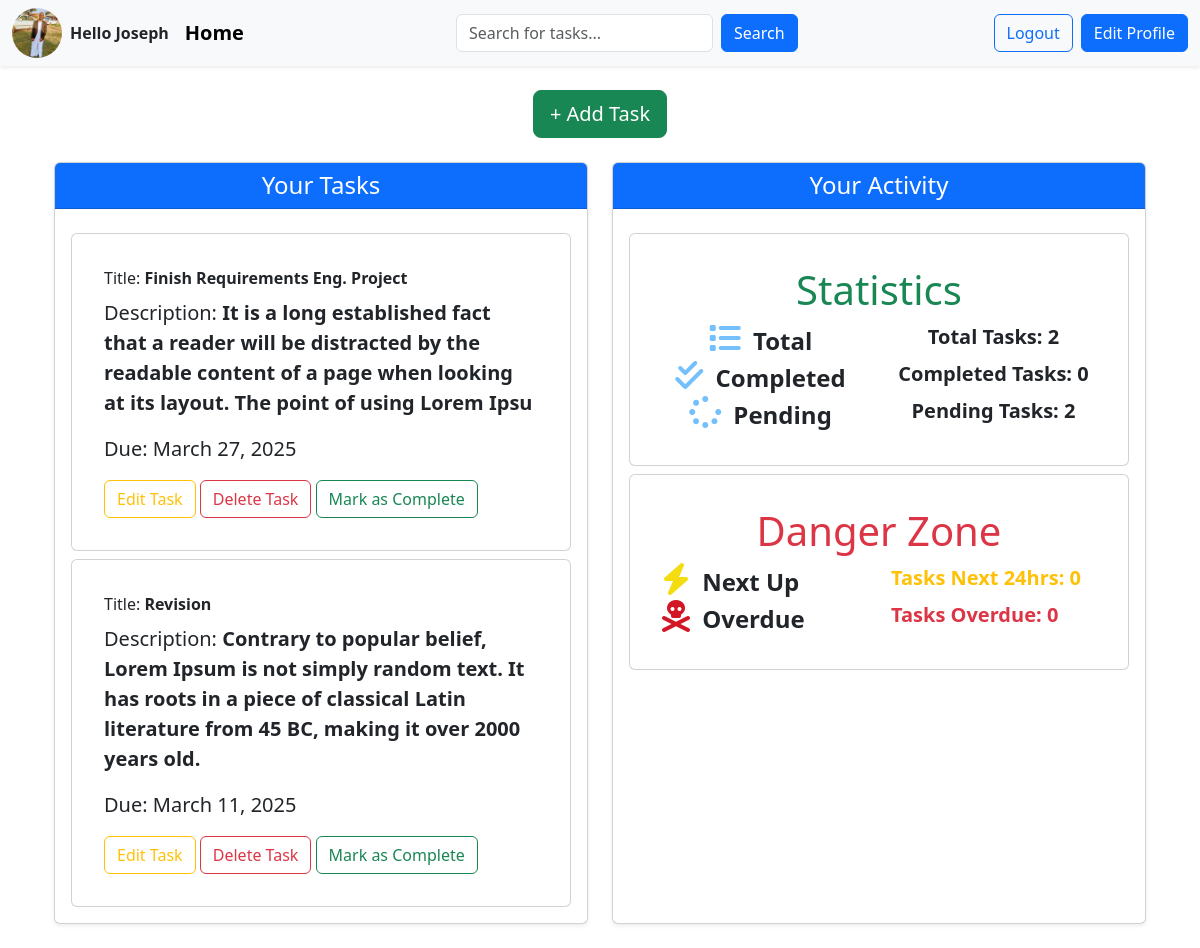
Before: / (signed in) with the older database file.
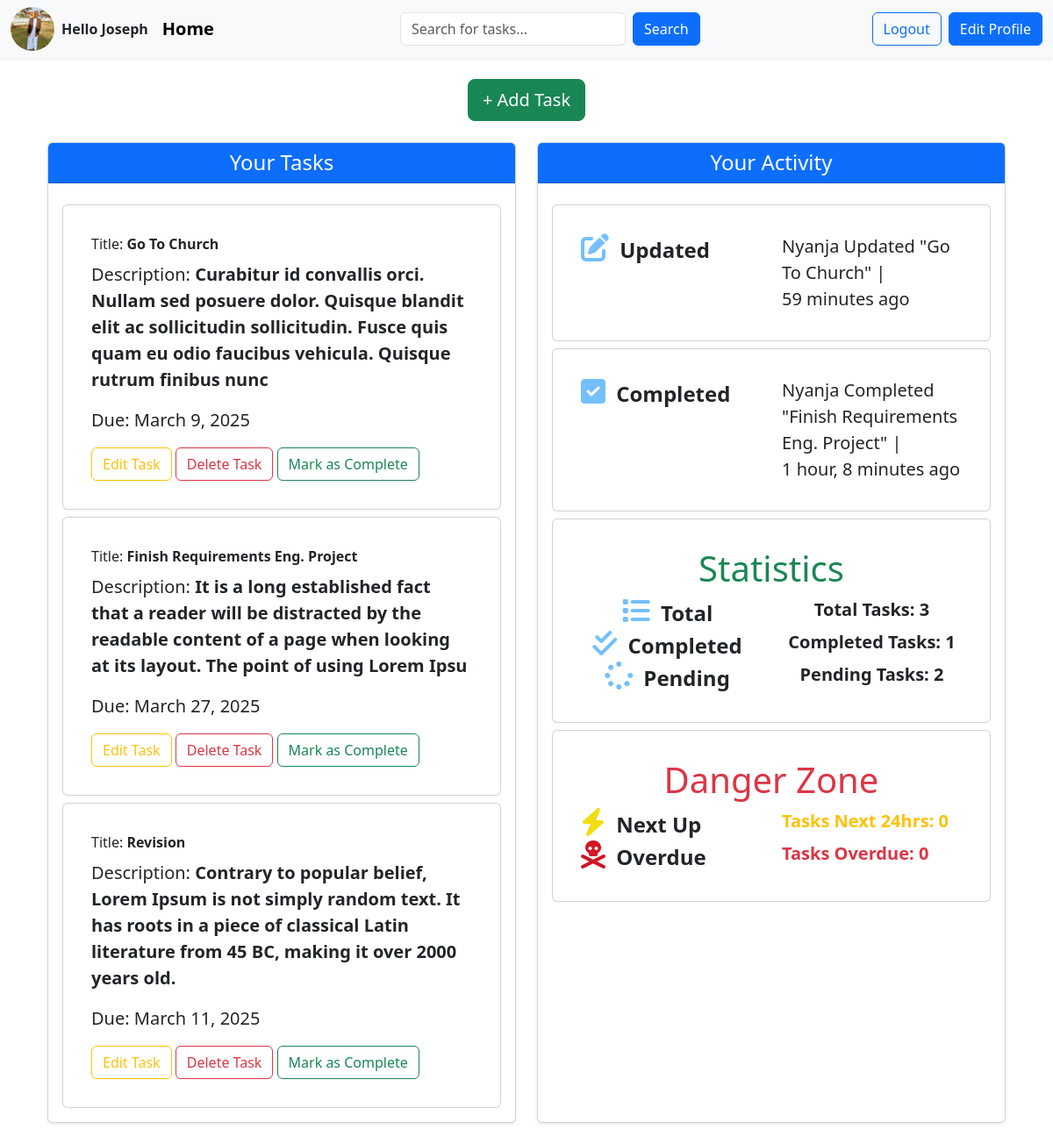
After: the same page with the newer database file.
### base/models.py (models this page shows, shortened)
class User(AbstractUser):
    name = models.CharField(max_length=200,null=True)
    email = models.EmailField(unique=True,null=True)
    avatar= models.ImageField(null=True,default='default.png')
    USERNAME_FIELD = 'email'
    REQUIRED_FIELDS = []

class Task(models.Model):
    title = models.CharField(max_length=200,null=True)
    description = models.TextField(null=True,blank=True)
    user = models.ForeignKey(User,on_delete= models.CASCADE)
    completed = models.BooleanField(default=False)
    created = models.DateTimeField(auto_now_add=True)
    updated = models.DateTimeField(auto_now=True)
    PRIORITY_CHOICES = [
    ("HIGH","High"),
    ("MEDIUM","Medium"),
    ("LOW","Low")
   ]
    priority = models.CharField(max_length=100,choices = PRIORITY_CHOICES)
    due_date = models.DateField(null=True,blank=True)
    class Meta:
        ordering = ['-updated','-created']

class TaskActivity(models.Model):
    ACTION_CHOICES = [
        ("Created","Created"),
       ( "Updated","Updated"),
       ("Completed","Completed"),
       ("Deleted","Deleted")
    ]
    user = models.ForeignKey(User,on_delete=models.CASCADE)
    task = models.ForeignKey(Task,on_delete=models.CASCADE)
    action = models.CharField(max_length=20,choices = ACTION_CHOICES)
    timestamp = models.DateTimeField(auto_now_add=True)
    class Meta:
        ordering = ['-timestamp']

### base/views.py (the view)
# urls.py: path('',views.home,name="home"),
def home(request):
    tasks = Task.objects.filter(user=request.user)
    activities = TaskActivity.objects.filter(user=request.user).order_by('-timestamp')[:5]
    total_tasks = tasks.count()
    completed_tasks = tasks.filter(completed=True).count()
    pending_tasks = total_tasks - completed_tasks
    now = timezone.now()
    next_24_hours = now + timedelta(hours=24)
    next_up_tasks = tasks.filter(due_date__range=[now, next_24_hours], completed=False).count()
    overdue_tasks = tasks.filter(due_date__lt=now, completed=False).count()
    context = {
        "tasks": tasks,
        "activities": activities,
        "total_tasks": total_tasks,
        "completed_tasks": completed_tasks,
        "pending_tasks": pending_tasks,
        "next_up_tasks": next_up_tasks,
        "overdue_tasks": overdue_tasks,
    }
    return render(request, 'base/index.html', context)

### base/templates/base/index.html (shortened to what this page needs)
{% extends 'main.html' %}
{% load static %}
{% block content %}
<div class="container my-4">
    <div class="text-center mb-4">
        <a href="{% url 'add-task' %}" class="btn btn-success btn-lg">+ Add Task</a>
    </div>
    <div class="row g-4">
        <div class="col-lg-6">
            <div class="card h-100 shadow-sm">
                <div class="card-header bg-primary text-white">
                    <h2 class="h4 mb-0 text-center">Your Tasks</h2>
                </div>
                <div class="card-body">
                    {% for task in tasks %}
                    <div class="card mt-2 p-3">
                        <div class="card-body">
                            <div class="card-title">Title: <span class="fw-bold">{{task.title}}</span></div>
                            <p class="card-text lead">Description: <span class="fw-bold">{{task.description}}</span></p>
                            <p class="lead">Due: {{task.due_date}}</p>
                            <div id="container-fluid">
                                <a href="{% url 'edit-task' task.id %}" class="btn btn-outline-warning m-3 m-md-0">Edit Task</a>
                                <a href="{% url 'delete-task' task.id %}" class="btn btn-outline-danger m-3 m-md-0">Delete Task</a>
                                <form action="{% url 'mark-task-complete' task.id %}" method="POST" style="display: inline;">
                                    <button type="submit" class="btn btn-outline-success m-3 m-md-0">Mark as Complete</button>
                                </form>
                            </div>
                        </div>
                    </div>
                    {% endfor %}
                </div>
            </div>
        </div>
        <div class="col-lg-6">
            <div class="card h-100 shadow-sm">
                <div class="card-header bg-primary text-white">
                    <h2 class="h4 mb-0 text-center">Your Activity</h2>
                </div>
                <div class="card-body">
                    {% for activity in activities %}
                    <div class="card mt-2 p-3">
                        <div class="card-body">
                            <div class="row activity">
                                <div class="col">
                                    {% if activity.action == "Completed" %}
                                    <i class="icon fa-solid fa-square-check fa-2x" style="color: #74C0FC;"></i>
                                    {% elif activity.action == "Updated" %}
                                    <i class="fa-solid fa-pen-to-square fa-2x" style="color: #74C0FC;"></i>
                                    {% elif activity.action == "Created" %}
                                    <i class="fa-solid fa-plus fa-2x" style="color: #74C0FC;"></i>
                                    {% elif activity.action == "Deleted" %}
                                    <i class="fa-solid fa-trash fa-2x" style="color: #74C0FC;"></i>
                                    {% endif %}
                                    <span class="mx-2 fw-bold fs-4">{{ activity.action }}</span>
                                </div>
                                <div class="col">
                                    <p class="card-text lead">{{ activity.user.name }} {{ activity.action }} "{{ activity.task.title }}" | {{ activity.timestamp|timesince }} ago</p>
                                </div>
                            </div>
                        </div>
                    </div>
                    {% endfor %}
                    <div class="card mt-2 p-3">
                        <div class="card-body">
                            <div class="text-center">
                                <h1 class="fw-lighter text-center text-success">Statistics</h1>
                                <div class="row">
                                    <div class="col">
                                        <i class="fa-sharp fa-solid fa-list fa-2x" style="color: #74C0FC;"></i>
                                        <span class="mx-2 fw-bold fs-4">Total</span>
                                    </div>
                                    <div class="col">
                                        <p class="card-text lead fw-bold">Total Tasks: {{ total_tasks }}</p>
                                    </div>
                                </div>
                                <div class="row">
                                    <div class="col">
                                        <i class="fa-solid fa-check-double fa-2x" style="color: #74C0FC;"></i>
                                        <span class="mx-2 fw-bold fs-4">Completed</span>
                                    </div>
                                    <div class="col">
                                        <p class="card-text lead fw-bold">Completed Tasks: {{ completed_tasks }}</p>
                                    </div>
                                </div>
                                <div class="row">
                                    <div class="col">
                                        <i class="fa-solid fa-spinner fa-2x" style="color: #74C0FC;"></i>
                                        <span class="mx-2 fw-bold fs-4">Pending</span>
                                    </div>
                                    <div class="col">
                                        <p class="card-text lead fw-bold">Pending Tasks: {{ pending_tasks }}</p>
                                    </div>
                                </div>
                            </div>
                        </div>
                    </div>
                    <div class="card mt-2 p-3">
                        <div class="card-body">
                            <h1 class="fw-lighter text-center text-danger">Danger Zone</h1>
                            <div class="row">
                                <div class="col">
                                    <i class="fa-solid fa-bolt fa-2x" style="color: #f3dc0f;"></i>
                                    <span class="mx-2 fw-bold fs-4">Next Up</span>
                                </div>
                                <div class="col">
                                    <p class="card-text lead fw-bold text-warning">Tasks Next 24hrs: {{ next_up_tasks }}</p>
                                </div>
                            </div>
                            <div class="row">
                                <div class="col">
                                    <i class="fa-solid fa-skull-crossbones fa-2x" style="color: #d31625;"></i>
                                    <span class="mx-2 fw-bold fs-4">Overdue</span>
                                </div>
                                <div class="col">
                                    <p class="card-text lead fw-bold text-danger">Tasks Overdue: {{ overdue_tasks }}</p>
                                </div>
                            </div>
                        </div>
                    </div>
                </div>
            </div>
        </div>
    </div>
</div>
{% endblock %}

### templates/main.html (shortened to what this page needs)
<!DOCTYPE html>
{% load static %}
<html lang="en">
<head>
    <link href="https://cdn.jsdelivr.net/npm/bootstrap@5.3.3/dist/css/bootstrap.min.css" rel="stylesheet">
    <link rel="stylesheet" href="{% static 'css/style.css' %}">
</head>
<body><nav class="navbar navbar-expand-lg navbar-light bg-light shadow-sm">
<div class="container-fluid">
    <div class="d-flex align-items-center me-3">
        {% if request.user.is_authenticated %}
            <img class="rounded-circle me-2" src="{{request.user.avatar.url}}" alt="profile-pic" width="50" height="50">
            <span class="fw-bold">Hello {{user.username}}</span>
        {% else %}
            <span class="navbar-brand fw-bold">Task Tracker</span>
        {% endif %}
    </div>
    <a class="navbar-brand fw-bold" href="/">Home</a>
    <div class="mx-auto" style="max-width: 500px;">
        <form class="d-flex" method="get" role="search" action="">
            <input class="form-control me-2" name="q" type="search" placeholder="Search for tasks..." aria-label="Search" value="">
            <button class="btn btn-primary" type="submit">Search</button>
        </form>
    </div>
    <div class="d-flex gap-2">
        {% if request.user.is_authenticated %}
            <a href="{% url 'logout' %}" class="btn btn-outline-primary">Logout</a>
            <a href="{% url 'edit-profile'%}" class="btn btn-primary">Edit Profile</a>
        {% else %}
            <a href="{% url 'login' %}" class="btn btn-outline-primary">Login</a>
            <a href="{% url 'register' %}" class="btn btn-primary">Sign Up</a>
        {% endif %}
    </div>
</div>
</nav>
    <main class="container mt-4">
        {% block content %}
        {% endblock %}
    </main>
</body>
</html>

### static/css/style.css (style rules this page uses)
html, body { margin: 0; padding: 0; overflow-x: hidden; }

Changed rows visible on the page:
added Task: title "Go To Church", description "Curabitur id convallis orci. Nullam sed posuere dolor. Quisque blandit elit ac sollicitudin sollicitudin. Fusce quis quam eu odio faucibus vehicula. Quisque rutrum finibus nunc", due_date "March 9, 2025"
added TaskActivity: action "Updated", user.name "Nyanja", task "Go To Church", timestamp "59 minutes"
added TaskActivity: action "Completed", user.name "Nyanja", task "Finish Requirements Eng. Project", timestamp "1 hour, 8 minutes"
Other visible differences:
{{ total_tasks }}: "2" → "3"
{{ completed_tasks }}: "0" → "1"
